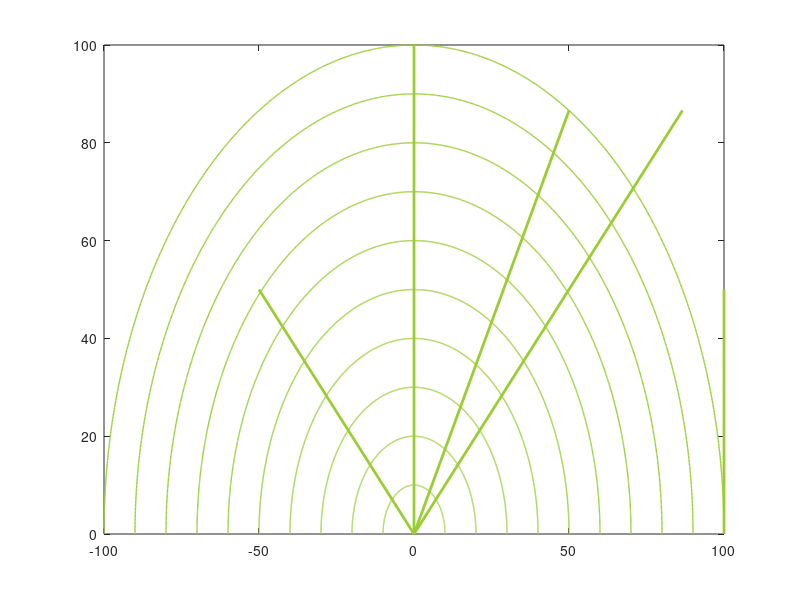

Recreate this plot in MATLAB. (Note: this script raises an error after producing the figure.)
%% US_Radar_MATLAB.m
% _Ver.:      1.0.0
% _Author:    Mohanad M. Marzouk
% _Date:      210503_Initial
% _Last Mod.: 210503
% _Brief:
%   __ Matlab code for sonar detection plot
%-----------------------------------------------------------------------------------------
%% Graph Customization
clear,clc;
figure('Units','Normalized','OuterPosition',[0,0,1,1]);
%% Draw scale data
th = linspace(0,pi,1000);
R = 10:10:100;
for ii = 1:length(R)
  x = R(ii)*cos(th);
  y = R(ii)*sin(th);
  plot(x,y,'Color',[0.603922,0.803922,0.196078],'LineWidth',1);
  hold on;
end
%% Draw Axis data
x0 = [0,100,0,0,0,0];
x1 = [0,100,86.60,50,-50,-86.60];
y0 = [0,0,0,0,0,0];
y1 = [100,50,86.60,86.60,50];
for ii = 1:length(x0)
  hold on;
  plot([x0(ii),x1(ii)],[y0(ii),y1(ii)],'Color',[0.603922,0.803922,0.196078],...
    'LineWidth',2);
end
%% Draw Sonar default data
for ii = 1:180
  hold on;
  [x,y] = pol2cart(ii*0.0174532925,100);
  h(ii) = plot([0,x],[0,y],'g','LineWidth',1);
end
%% USE the following section for hardware implementation only
%{
  % define serial port
  s1 = serialport('COM13');   % change com port as per your configuration
  s1.BaudRate = 9600;         % select baud rate 9600
  fopen(s1);
  % draw sonar data
  while(1)
    data = fscanf(s1);
    [th,r] = strtok(data);
    th = real(str2double(th));
    r = str2double(r);
    set(h(th),'color','r');
    [x0,y0] = pol2cart(th*0.0174532925,100);
    [x,y] = pol2cart(th*0.0174532925,r);
    set(h(th),'XData',[x0,x]);
    set(h(th),'YData',[y0,y]);
    m = plot([0,x0],[0,y0],'r','LineWidth',3);
    drawnow;
    delete(m);
  end
%}